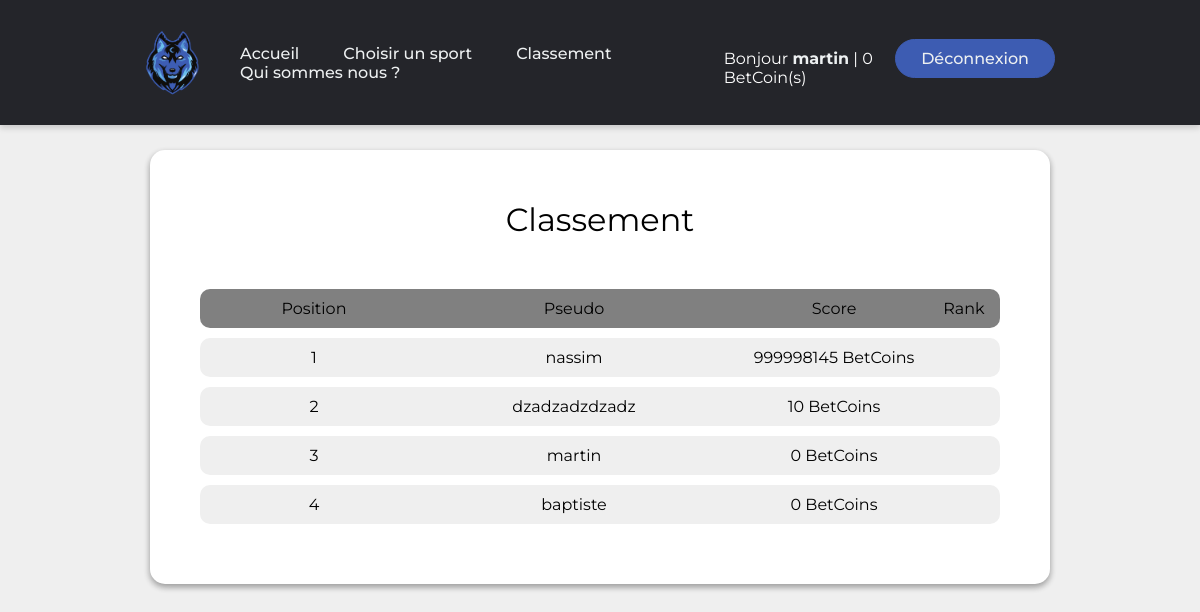
The page /pages/scoreboard.php (signed in) on the database its author committed.
### tables this page shows
CREATE TABLE `accounts` (
  `id` int(11) NOT NULL AUTO_INCREMENT,
  `pseudo` varchar(20) DEFAULT NULL,
  `email` varchar(50) DEFAULT '',
  `password` varchar(100) DEFAULT NULL,
  `points` int(11) NOT NULL DEFAULT 0,
  PRIMARY KEY (`id`)
);

### pages/scoreboard.php (the view, shortened to what this page needs)
<!DOCTYPE html>
<html lang="fr">
<head>
    <link rel="stylesheet" href="../css/scoreboard.css">
</head>
<body>
    <?php
    include("../includes/header.php");
    require_once("../config/database.php");
    ?>
    <div class="container">
        <h1 class="container-title"> Classement </h1>
        <div class="main-line">
            <div class="left">
                <p>Position</p>
            </div>
            <div class="middle">
                <p>Pseudo</p>
            </div>
            <div class="right">
                <p>Score</p>
            </div>
            <div class="cross">
                <p>Rank</p>
            </div>
        </div>
        <?php
        $conn = new mysqli($host, $user, $password, $database);
        $rank = 'SELECT pseudo, points FROM accounts ORDER BY points DESC ';
        $resultrank = $conn->query($rank);
        $data = $resultrank->fetch_all(MYSQLI_ASSOC);
        for ($i = 0; $i <= 20; $i++) {
            if (isset($data[$i])) {
                echo '<div class="line">
                    <div class="left">
                        <p>' . $i + 1 . ' </p>
                    </div>
                    <div class="middle">
                        <p> ' .  $data[$i]['pseudo'] . ' </p>
                    </div>
                    <div class="right">
                        <p>' . $data[$i]['points'] . ' BetCoins</p>
                    </div>
                </div>';
            } else {
                break;
            }
        }
        ?>
    </div>
</body>
</html>

### css/scoreboard.css (style rules this page uses)
body { margin: 0; margin-top: 90px; }
.container { background-color: white; justify-self: center; height: fit-content; width: 900px; margin: auto; margin-top: 150px; border-radius: 15px; text-align: center; padding: 50px; align-items: center; box-shadow: 0 3px 6px rgba(0, 0, 0, 0.16), 0 3px 6px rgba(0, 0, 0, 0.23); }
.line { display: grid; grid-template-columns: 2fr 3fr 2fr 0.5fr; background-color: #efefef; border-radius: 10px; padding: 10px; margin-bottom: 10px; font-family: "Montserrat"; }
.middle { grid-column: 2; grid-row: 1; text-align: center; }
.right { grid-column: 3; text-align: center; grid-row: 1; }
.left { grid-column: 1; grid-row: 1; text-align: center; }
.container-title { margin-bottom: 50px; font-family: "Montserrat"; font-size: 32px; }
.main-line { display: grid; grid-template-columns: 2fr 3fr 2fr 0.5fr; background-color: grey; border-radius: 10px; padding: 10px; margin-bottom: 10px; font-family: "Montserrat"; }

### css/base.css (style rules this page uses)
body { font-family: "Montserrat"; font-size: 16px; background: #efefef; font-family: "Fanwood Text", serif; }
h1, h2, h3, h4 { font-family: "Tenor Sans", sans-serif; }

### css/styles.css (style rules this page uses)
body { margin: 0; margin-top: 90px; }
.container { background-color: white; justify-self: center; height: 500px; width: 50%; margin: auto; margin-top: 100px; border-radius: 15px; text-align: center; padding: 50px; align-items: center; box-shadow: 0 3px 6px rgba(0, 0, 0, 0.16), 0 3px 6px rgba(0, 0, 0, 0.23); }

### rows shown on the page
accounts: pseudo "nassim", points "999998145"
accounts: pseudo "dzadzadzdzadz", points "10"
accounts: pseudo "martin", points "0"
accounts: pseudo "baptiste", points "0"

### other values the page prints
$_SESSION['user'] "martin"
$_SESSION['points'] "0"
